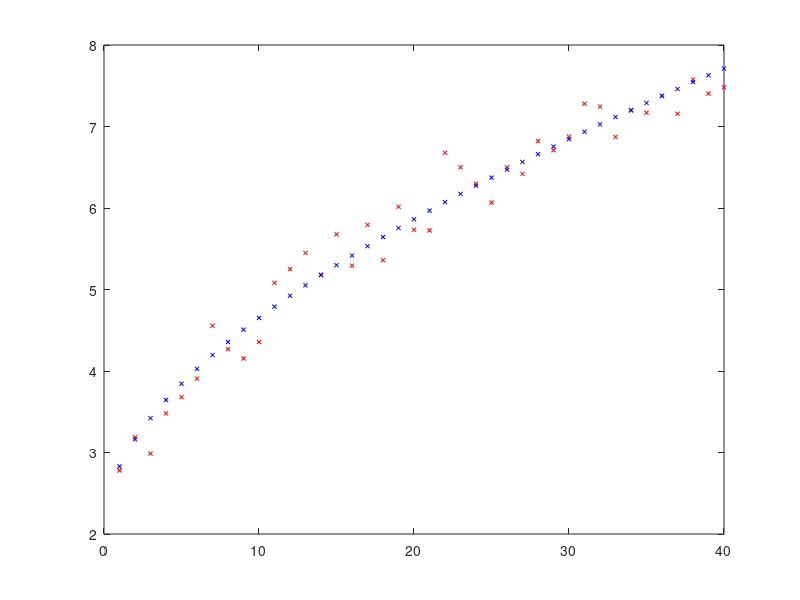
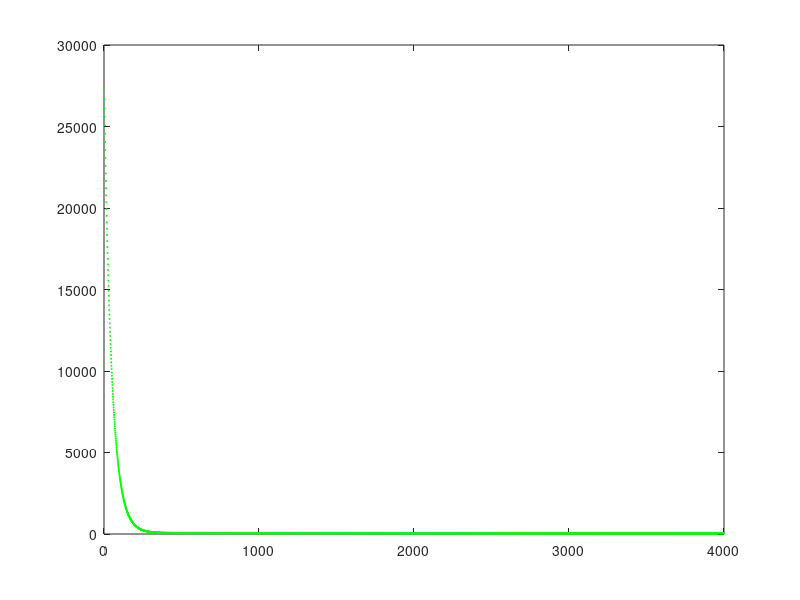

Write the MATLAB code that produced these figures, in order.

%polynomial regression with gradient_descent
%polynomial function = theta1*x1 + theta2*x2 + theta3*square_root(x3)

format long %display long form numbers

function norm_x = normalizeFeatures(X)
	temp_x = (X-mean(X))./std(X); 
	temp_x(isnan(temp_x)) = 1; %std(X) caused first column (which is all 1's) to equal NaN, thus we replace all NaN with 1
	norm_x = temp_x;
end

function J = computeCost(X, y, theta)
	m = length(y);
	square_errors = (X*theta-y).^2; % square errors of predicted values
	J = (1/2*m)*sum(square_errors); %value of cost function for given theta
end

function [j_his, theta] = gradientDescent(X, y, theta, alpha, iters)
	m = length(y);
	j_his = zeros(iters, 1);
	for i=1:iters
		theta -= (alpha/m)*(X'*(X*theta-y)); %adjust theta on each iteration by subtracting 1/2m*deriviative_of_cost_function 
		j_his(i, 1) = computeCost(X, y, theta); %save cost values so we can create a plot to visualize value of cost function over each iteration
	end
	j_his = j_his;
	theta = theta;
end


data = load('square-root-data.txt');
figure(1)
plot(data(:, 1), data(:, 2), 'rx', 'markersize', 3, 'markeredgecolor', 'red');
hold on

X = data(:, 1); %get inputs
y = data(:, 2); %get training data outputs
X = [X, X]; %copy inputs as our second feature

X = [ones(size(X, 1), 1), X]; %add column of 1's to be the co-efficient of theta0
X = [X(:, 1), X(:, 2), sqrt(X(:, 3))]; %our second feature is the sqrt(x)
X = normalizeFeatures(X); %normalize the data

theta = [0; 0; 0]; 
alpha = 0.01; %learning rate
iters = 4000; 


[j_his, theta] = gradientDescent(X, y, theta, alpha, iters);

predictions = X*theta; %theta has been adjusted by gradient descent, now create our predicitons from our trained model
plot(data(:, 1), predictions, 'rx', 'markersize', 3, 'markeredgecolor', 'blue');

figure(2) 
plot([1:iters], j_his, 'rx', 'markersize', 1, 'markeredgecolor', 'green'); %plot the cost function. it should decrease over time ie. for ALL convex functions


